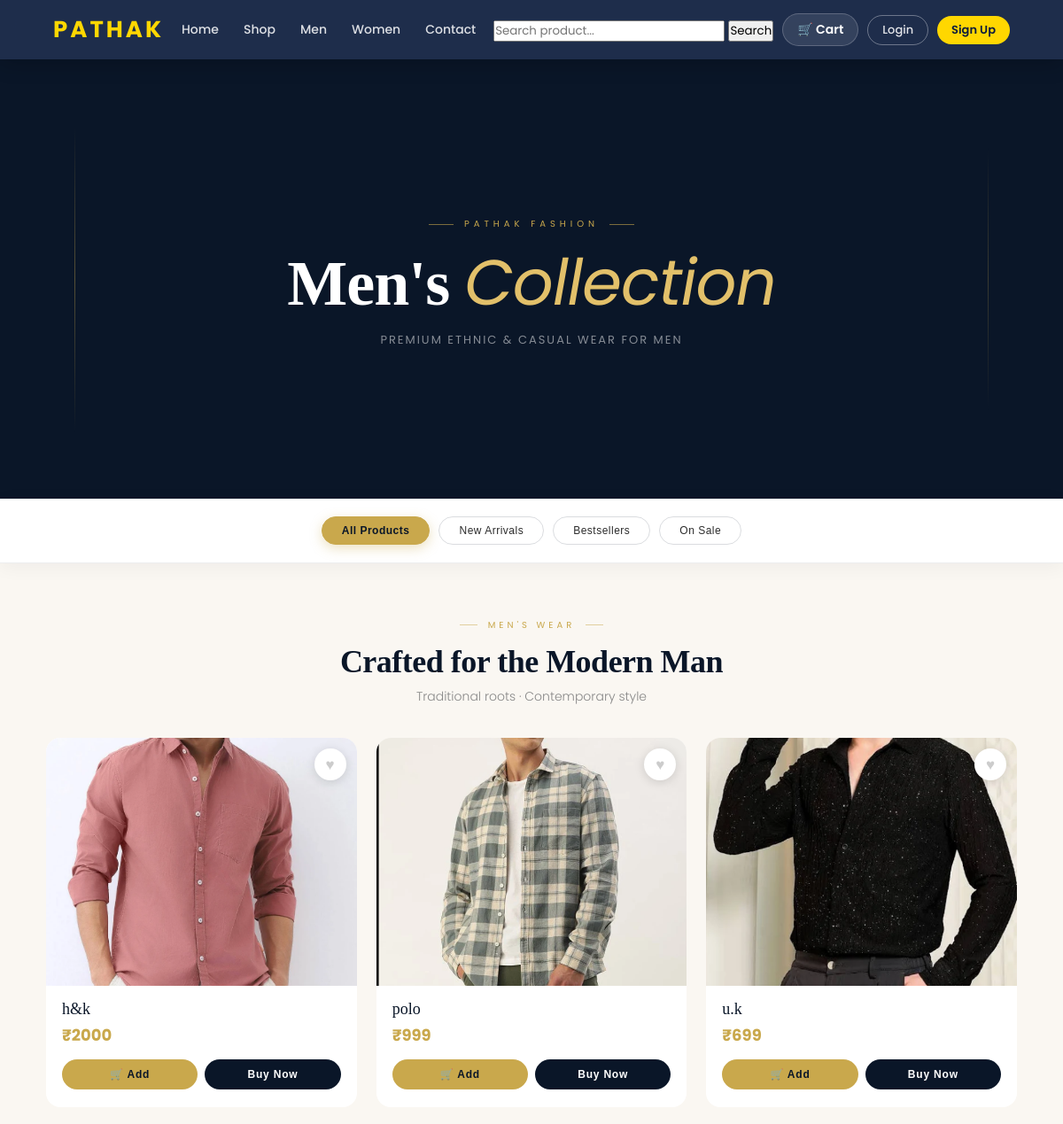
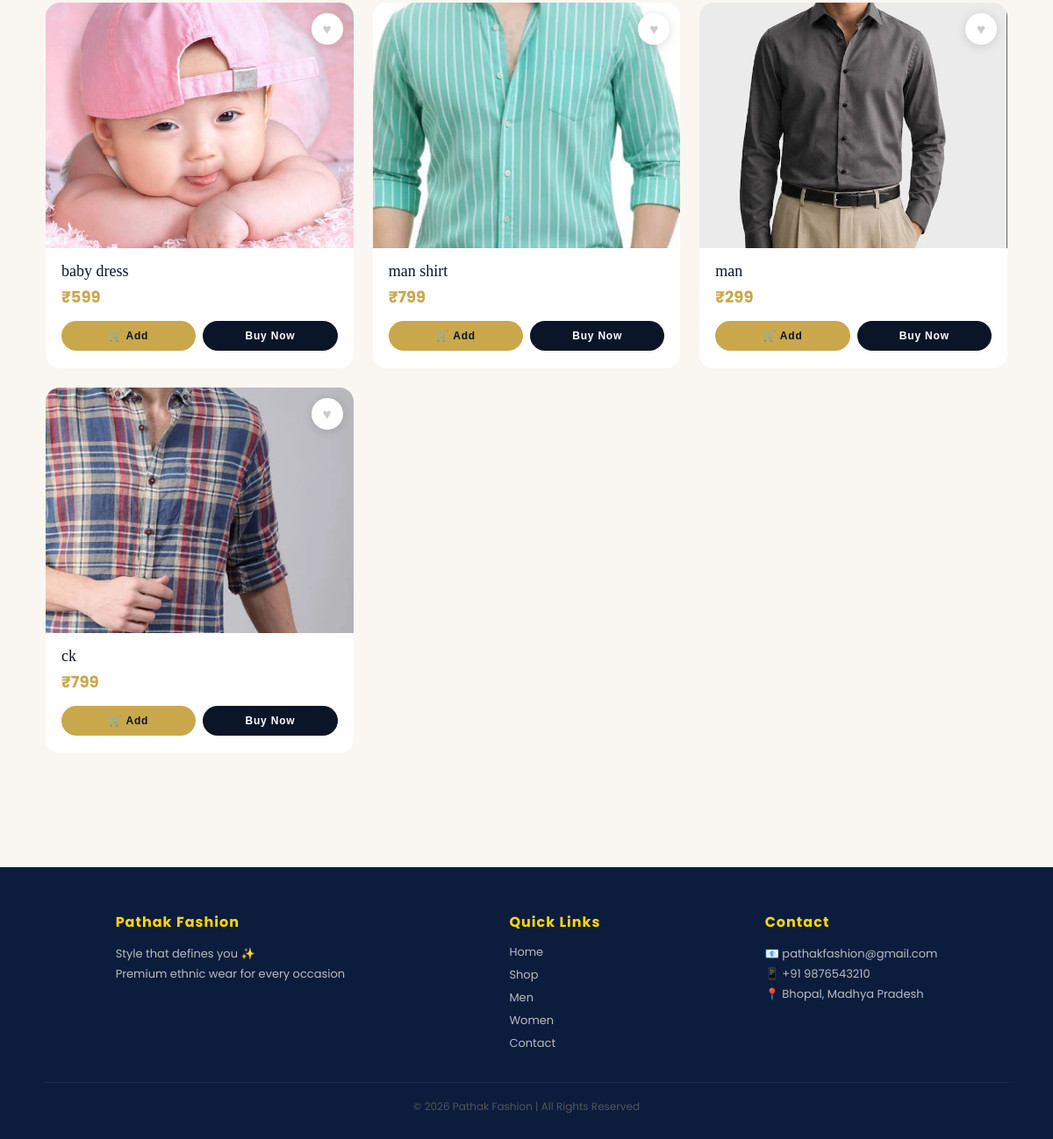
Page /shop/men/ on the committed database (2 pictures, top to bottom).
### shop/models.py (models this page shows, shortened)
class Product(models.Model):
    product_name = models.CharField(max_length=30)
    price = models.DecimalField(max_digits=10, decimal_places=2)
    description = models.CharField(max_length=300)
    pub_date = models.DateField()
    image = models.ImageField(upload_to="products/")
    stock = models.IntegerField(default=10)
    CATEGORY_CHOICES = (
    ('men', 'Men'),
    ('women', 'Women'),
    ('kids', 'Kids'),
)
    category = models.CharField(max_length=10, choices=CATEGORY_CHOICES, default='men')
    SUBCATEGORY_CHOICES = (
        ('lehenga', 'Lehenga'),
        ('kurti', 'Kurti'),
        ('saree', 'Saree'),
        ('gown', 'Gown'),
        ('kurta', 'Kurta'),
        ('sherwani', 'Sherwani'),
        ('shirt', 'Shirt'),
        ('trouser', 'Trouser'),
    )
    subcategory = models.CharField(max_length=20, choices=SUBCATEGORY_CHOICES, default='kurti')
    is_new = models.BooleanField(default=False)
    is_best = models.BooleanField(default=False)
    discount = models.IntegerField(
        default=0,
        validators=[MinValueValidator(0), MaxValueValidator(100)]
    )

### shop/views.py (the view)
# urls.py: path('men/', views.men, name="men"),
def men(request):
    data = Product.objects.filter(category='men')
    return render(request, 'men.html', {
        'database_records': data,
        'wishlist_ids': get_wishlist_ids(request.user)
    })

### shop/views.py (called while the page is built)
def get_wishlist_ids(user):
    if user.is_authenticated:
        return Wishlist.objects.filter(user=user).values_list('product_id', flat=True)
    return []

### shop/templates/men.html (shortened to what this page needs)
{% extends 'master.html' %}
{% block content %}
<div class="shop-hero">
  <div class="hero-bg"></div>
  <div class="hero-body">
    <div class="hero-tag">Pathak Fashion</div>
    <h1>Men's <em>Collection</em></h1>
    <p>Premium ethnic &amp; casual wear for men</p>
  </div>
</div>
<div class="filter-wrap">
  <button class="filter-btn active" onclick="filterCards(this,'all')">All Products</button>
  <button class="filter-btn" onclick="filterCards(this,'new')">New Arrivals</button>
  <button class="filter-btn" onclick="filterCards(this,'best')">Bestsellers</button>
  <button class="filter-btn" onclick="filterCards(this,'sale')">On Sale</button>
</div>
<div class="page-head">
  <div class="eyebrow">Men's Wear</div>
  <h2>Crafted for the Modern Man</h2>
  <p>Traditional roots · Contemporary style</p>
</div>
<div class="products-grid" id="productsGrid">
  {% for i in database_records %}
  <div class="p-card"
    data-new="{{ i.is_new|lower }}"
    data-best="{{ i.is_best|lower }}"
    data-sale="{% if i.discount > 0 %}true{% else %}false{% endif %}">
    <a href="{% url 'wishlist' i.id %}" class="wishlist-btn {% if i.id in wishlist_ids %}active{% endif %}">♥</a>
    <a href="{% url 'product_detail' i.id %}">
      <div class="p-img">
      </div>
    </a>
    <div class="p-body">
      <a href="{% url 'product_detail' i.id %}" class="p-name">{{ i.product_name }}</a>
      <div class="p-price">
        ₹{{ i.price|floatformat:0 }}
      </div>
      <div class="p-btns">
        <form action="{% url 'add_to_cart' i.id %}" method="POST" style="flex:1;">
          <button type="submit" class="p-btn btn-cart" style="width:100%;">🛒 Add</button>
        </form>
        <form action="{% url 'buy_now' i.id %}" method="POST" style="flex:1;">
          <button type="submit" class="p-btn btn-buy" style="width:100%;">Buy Now</button>
        </form>
      </div>
    </div>
  </div>
  {% empty %}
  <div class="empty-state"><p>No men's products available.</p></div>
  {% endfor %}
</div>
{% endblock %}

### shop/templates/master.html (style rules this page uses)
*, *::before, *::after { margin: 0; padding: 0; box-sizing: border-box; font-family: 'Poppins', sans-serif; }
body { background: linear-gradient(-45deg, #eef1f7, #f8f9fc, #e3e8f0, #ffffff); background-size: 400% 400%; animation: gradientMove 10s ease infinite; }

### rows in the picture
Product: product_name "h&k", price "2000"
Product: product_name "polo", price "999"
Product: product_name "u.k", price "699"
Product: product_name "baby dress", price "599"
Product: product_name "man shirt", price "799"
Product: product_name "man", price "299"
Product: product_name "ck", price "799"
